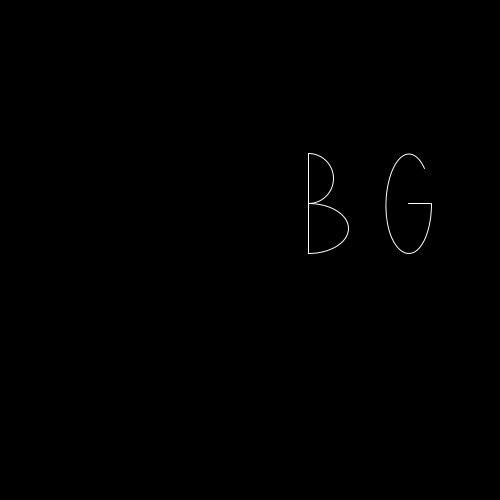
Frame 1 (no input)
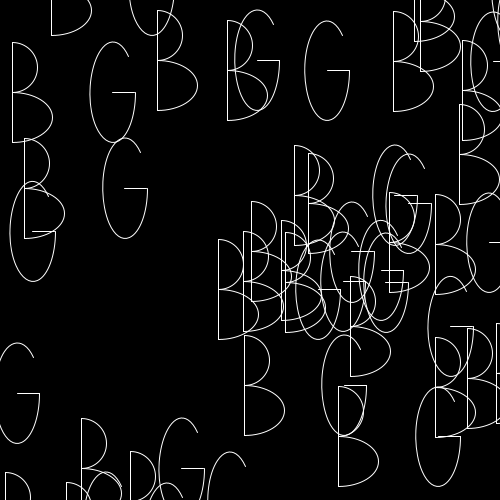
Frame 60 (the mouse pressed at the canvas centre just before this capture)
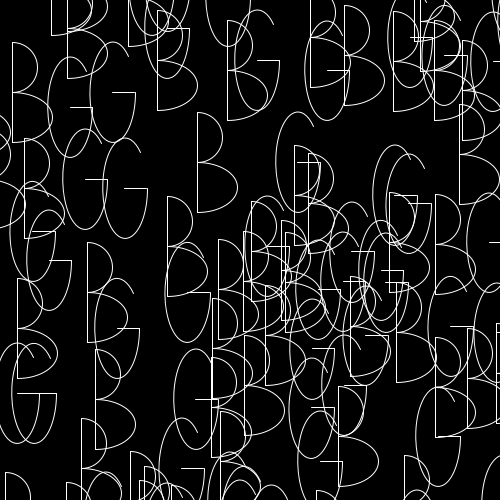
Frame 120 (the mouse held since frame 60 and released just before this capture)

The Processing sketch that drew these frames (run headless with seeded random() and noise(); from frame 60 on, the mouse is pressed at the canvas centre):

// Processing sketch: Day1_live_coding
// ── Day1_live_coding.pde
float x = 0;
float y = 0;
float Rr = 255;
float Gg = 255;
float Bb = 255;
float fr = 5;

void setup(){
  //setup the window size
  size(500,500);
  
background(0);
}

void draw(){
    //increase x
  frameRate(fr);
  fr = fr + 0.2;
  x = x + random(400);
  y = y + random(400);
  //check if shape left the screen
  if (x > width){
    //if it is out of the screen then start again from the 
    //newly defined x
   x = -200; 
  }
  if (y > height){
  y = -200;
  }
  
  translate(x, y);
  Rr = random(100);
  Gg = random(20);
  Bb = random(20);
  
  noFill();
  stroke(255);
  // B
  // line
  line(50, 50, 50, 150);
  // top half circle
  arc(50, 75,50, 50,   -HALF_PI, HALF_PI);
  // bottom half circle
  arc(50, 125,80, 50,   -HALF_PI, HALF_PI);
  
  //G
  arc(150, 100, 45, 100, 0, PI+HALF_PI+QUARTER_PI);
  line(150, 100, 172, 100);
  println(fr);

//stroke(255);
//line(pmouseX,pmouseY,mouseX,mouseY);

  }
 
/*
  background(200);
  noStroke();
//B
  fill(255, 255, 255);
rect(10, 10, 50, 250);
ellipse(50, 60, 80, 101);
ellipse(66, 185, 100, 150);
//G
fill(200, 200, 200);
stroke(255);
ellipse(220, 150, 100, 250);
fill(200);
noStroke();
rect(230, 135, 70, 30);
stroke(255);
line(220, 163, 270, 163);
*/

/*
 line(10, 10, 100, 10);
 line(100, 10, 100, 90);
 line(100, 90, 80, 90);
 line(100, 90, 100, 180);
 line(100, 90, 100, 180);
 line(100, 10, 100, 90);
 
  rect(10, 10, 10, 10);
  rect(10, 20, 10, 10);
  rect(10, 30, 10, 10);
  rect(10, 40, 10, 10);
  rect(10, 50, 10, 10);
  rect(10, 60, 10, 10);
  rect(20, 10, 10, 10);
  rect(25, 20, 10, 10);
  rect(40, 30, 10, 10);
  rect(30, 40, 10, 10);
  rect(20, 50, 10, 10);
  rect(15, 60, 10, 10);
  rect(10, 70, 10, 10);
  
  */

  


/*
// Excercise 1

//display a line of strings
  println("Feliz Navidad!");

  //GREY LEVEL
background(200);
//draw line, graphic primitive 
line(0, 0, 100, 100);
//RGB coluring
fill(200, 4, 50);
//create rectangle
rect(10, 10, 100, 15);
  //print framerate so 
 print(frameRate + "       ");
 */
